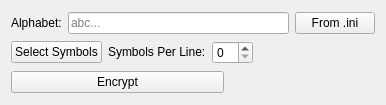
<?xml version="1.0" encoding="UTF-8"?>
<ui version="4.0">
 <class>SymbolReplacementDialog</class>
 <widget class="QWidget" name="SymbolReplacementDialog">
  <property name="geometry">
   <rect>
    <x>0</x>
    <y>0</y>
    <width>386</width>
    <height>105</height>
   </rect>
  </property>
  <property name="windowTitle">
   <string>Symbol Replacement</string>
  </property>
  <layout class="QGridLayout" name="gridLayout">
   <item row="1" column="0" colspan="3">
    <layout class="QHBoxLayout" name="horizontalLayout_1">
     <property name="spacing">
      <number>6</number>
     </property>
     <item>
      <widget class="QLabel" name="AlphabetLabel">
       <property name="sizePolicy">
        <sizepolicy hsizetype="Minimum" vsizetype="Maximum">
         <horstretch>0</horstretch>
         <verstretch>0</verstretch>
        </sizepolicy>
       </property>
       <property name="text">
        <string>Alphabet:</string>
       </property>
      </widget>
     </item>
     <item>
      <widget class="QLineEdit" name="AlphabetLineEdit">
       <property name="sizePolicy">
        <sizepolicy hsizetype="Expanding" vsizetype="Maximum">
         <horstretch>0</horstretch>
         <verstretch>0</verstretch>
        </sizepolicy>
       </property>
       <property name="text">
        <string/>
       </property>
       <property name="placeholderText">
        <string>abc...</string>
       </property>
      </widget>
     </item>
     <item>
      <widget class="QPushButton" name="AlphabetFromIniPushButton">
       <property name="text">
        <string>From .ini</string>
       </property>
      </widget>
     </item>
    </layout>
   </item>
   <item row="3" column="0">
    <widget class="QPushButton" name="EncryptionPushButton">
     <property name="sizePolicy">
      <sizepolicy hsizetype="Minimum" vsizetype="Fixed">
       <horstretch>0</horstretch>
       <verstretch>0</verstretch>
      </sizepolicy>
     </property>
     <property name="minimumSize">
      <size>
       <width>213</width>
       <height>0</height>
      </size>
     </property>
     <property name="maximumSize">
      <size>
       <width>208</width>
       <height>16777215</height>
      </size>
     </property>
     <property name="baseSize">
      <size>
       <width>0</width>
       <height>0</height>
      </size>
     </property>
     <property name="font">
      <font>
       <weight>50</weight>
       <bold>false</bold>
      </font>
     </property>
     <property name="layoutDirection">
      <enum>Qt::LeftToRight</enum>
     </property>
     <property name="autoFillBackground">
      <bool>false</bool>
     </property>
     <property name="text">
      <string>Encrypt</string>
     </property>
    </widget>
   </item>
   <item row="2" column="0" colspan="3">
    <layout class="QHBoxLayout" name="horizontalLayout_2">
     <property name="sizeConstraint">
      <enum>QLayout::SetDefaultConstraint</enum>
     </property>
     <item>
      <widget class="QPushButton" name="SelectSymbolPushButton">
       <property name="sizePolicy">
        <sizepolicy hsizetype="Fixed" vsizetype="Fixed">
         <horstretch>0</horstretch>
         <verstretch>0</verstretch>
        </sizepolicy>
       </property>
       <property name="text">
        <string>Select Symbols</string>
       </property>
      </widget>
     </item>
     <item>
      <widget class="QLabel" name="SymbolsPerLineLabel">
       <property name="sizePolicy">
        <sizepolicy hsizetype="Fixed" vsizetype="Fixed">
         <horstretch>0</horstretch>
         <verstretch>0</verstretch>
        </sizepolicy>
       </property>
       <property name="text">
        <string>Symbols Per Line:</string>
       </property>
      </widget>
     </item>
     <item>
      <widget class="QSpinBox" name="SymbolsPerLineSpinBox">
       <property name="sizePolicy">
        <sizepolicy hsizetype="Minimum" vsizetype="Fixed">
         <horstretch>0</horstretch>
         <verstretch>0</verstretch>
        </sizepolicy>
       </property>
       <property name="minimumSize">
        <size>
         <width>0</width>
         <height>0</height>
        </size>
       </property>
      </widget>
     </item>
     <item>
      <spacer name="HorizontalSpacer">
       <property name="orientation">
        <enum>Qt::Horizontal</enum>
       </property>
       <property name="sizeHint" stdset="0">
        <size>
         <width>40</width>
         <height>20</height>
        </size>
       </property>
      </spacer>
     </item>
    </layout>
   </item>
  </layout>
 </widget>
 <tabstops>
  <tabstop>AlphabetLineEdit</tabstop>
  <tabstop>AlphabetFromIniPushButton</tabstop>
  <tabstop>SelectSymbolPushButton</tabstop>
  <tabstop>SymbolsPerLineSpinBox</tabstop>
  <tabstop>EncryptionPushButton</tabstop>
 </tabstops>
 <resources/>
 <connections/>
</ui>
